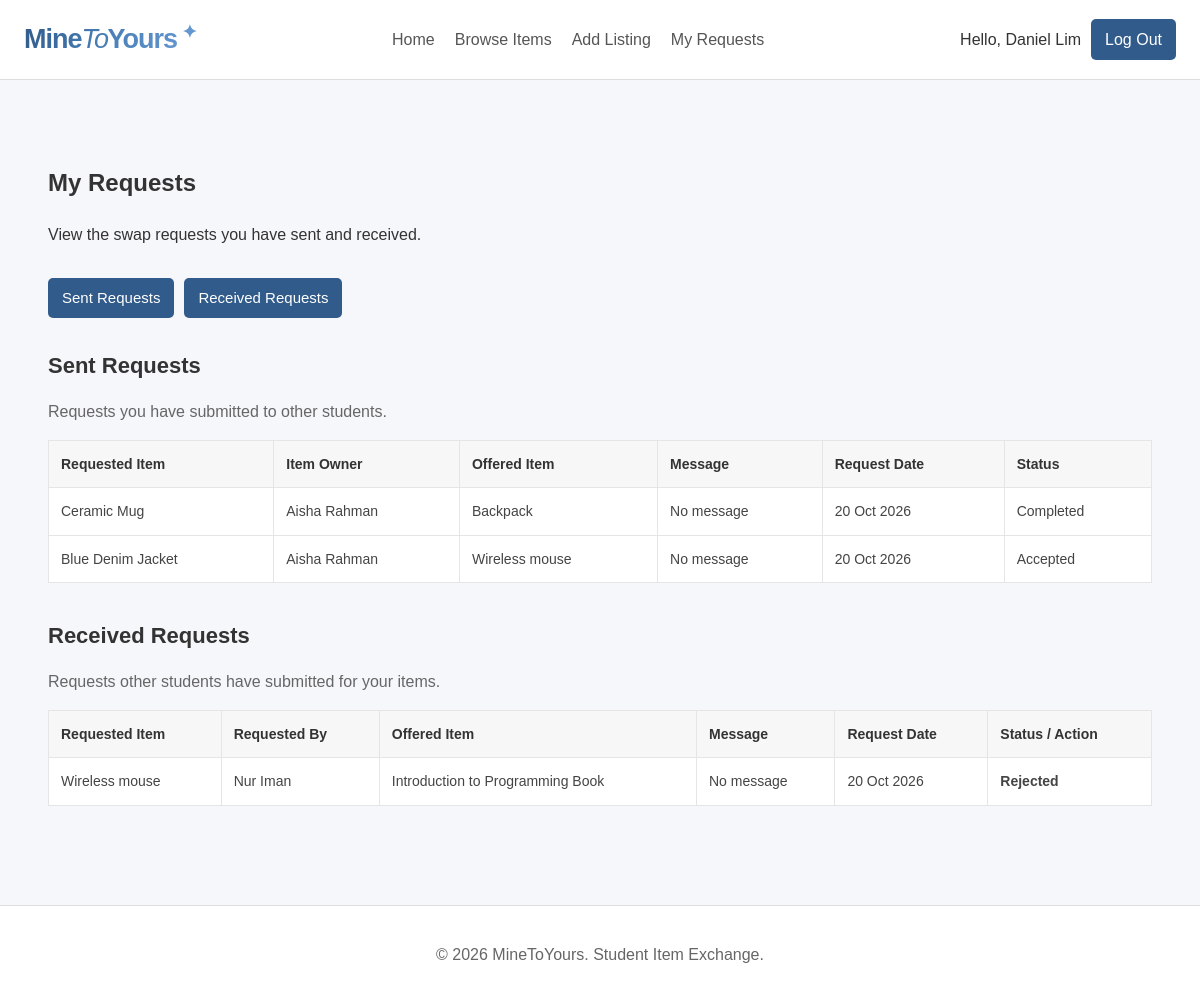
/my_requests.php (signed in), run on the app's committed database.
### tables this page shows
CREATE TABLE `swap_requests` (
  `request_id` int(11) NOT NULL,
  `requester_id` int(11) NOT NULL,
  `requested_listing_id` int(11) NOT NULL,
  `offered_listing_id` int(11) DEFAULT NULL,
  `message` text DEFAULT NULL,
  `status` varchar(20) NOT NULL DEFAULT 'pending',
  `request_date` datetime NOT NULL DEFAULT current_timestamp(),
  `completed_at` datetime DEFAULT NULL
);

CREATE TABLE `listings` (
  `listing_id` int(11) NOT NULL,
  `user_id` int(11) NOT NULL,
  `category_id` int(11) NOT NULL,
  `title` varchar(100) NOT NULL,
  `item_condition` varchar(30) NOT NULL,
  `description` text NOT NULL,
  `image_path` varchar(255) DEFAULT NULL,
  `created_at` datetime NOT NULL DEFAULT current_timestamp(),
  `listing_status` enum('Available','Reserved','Swapped') NOT NULL DEFAULT 'Available'
);

CREATE TABLE `users` (
  `user_id` int(11) NOT NULL,
  `full_name` varchar(100) NOT NULL,
  `student_id` varchar(30) NOT NULL,
  `email` varchar(100) NOT NULL,
  `password` varchar(255) NOT NULL,
  `role` varchar(20) NOT NULL DEFAULT 'user'
);

### my_requests.php (the view, shortened to what this page needs)
<?php
require_once "includes/db.php";
$userId = (int) $_SESSION["user_id"];
$sentSql = "
    SELECT
        sr.request_id,
        sr.message,
        sr.status,
        sr.request_date,
        requested_listing.title AS requested_title,
        offered_listing.title AS offered_title,
        owner.full_name AS owner_name
    FROM swap_requests AS sr
    INNER JOIN listings AS requested_listing
        ON sr.requested_listing_id = requested_listing.listing_id
    INNER JOIN users AS owner
        ON requested_listing.user_id = owner.user_id
    LEFT JOIN listings AS offered_listing
        ON sr.offered_listing_id = offered_listing.listing_id
    WHERE sr.requester_id = ?
    ORDER BY sr.request_date DESC
";
$sentStmt = $conn->prepare($sentSql);
$sentStmt->bind_param("i", $userId);
$sentStmt->execute();
$sentResult = $sentStmt->get_result();
$receivedSql = "
    SELECT
        sr.request_id,
        sr.requester_id,
        sr.message,
        sr.status,
        sr.request_date,
        sr.offered_listing_id,
        requested_listing.title AS requested_title,
        offered_listing.title AS offered_title,
        requester.full_name AS requester_name
    FROM swap_requests AS sr
    INNER JOIN listings AS requested_listing
        ON sr.requested_listing_id = requested_listing.listing_id
    INNER JOIN users AS requester
        ON sr.requester_id = requester.user_id
    LEFT JOIN listings AS offered_listing
        ON sr.offered_listing_id = offered_listing.listing_id
    WHERE requested_listing.user_id = ?
    ORDER BY sr.request_date DESC
";
$receivedStmt = $conn->prepare($receivedSql);
$receivedStmt->bind_param("i", $userId);
$receivedStmt->execute();
$receivedResult = $receivedStmt->get_result();
include "includes/header.php";
?>
<section class="page-container">
    <h1>My Requests</h1>
    <p>View the swap requests you have sent and received.</p>
    <div class="request-navigation">
        <a href="#sent-requests" class="form-button">
            Sent Requests
        </a>
        <a href="#received-requests" class="form-button">
            Received Requests
        </a>
    </div>
    <section id="sent-requests" class="requests-section">
        <h2>Sent Requests</h2>
        <p>Requests you have submitted to other students.</p>
        <?php if ($sentResult->num_rows > 0): ?>
            <div class="table-container">
                <table>
                    <thead>
                        <tr>
                            <th>Requested Item</th>
                            <th>Item Owner</th>
                            <th>Offered Item</th>
                            <th>Message</th>
                            <th>Request Date</th>
                            <th>Status</th>
                        </tr>
                    </thead>
                    <tbody>
                        <?php while ($request = $sentResult->fetch_assoc()): ?>
                            <tr>
                                <td>
                                    <?= htmlspecialchars($request["requested_title"]) ?>
                                </td>
                                <td>
                                    <?= htmlspecialchars($request["owner_name"]) ?>
                                </td>
                                <td>
                                    <?= htmlspecialchars(
                                        $request["offered_title"] ?? "No item offered"
                                    ) ?>
                                </td>
                                <td>
                                    <?= htmlspecialchars(
                                        $request["message"] ?: "No message"
                                    ) ?>
                                </td>
                                <td>
                                    <?= htmlspecialchars(
                                        date(
                                            "d M Y",
                                            strtotime($request["request_date"])
                                        )
                                    ) ?>
                                </td>
                                <td>
                                    <?= htmlspecialchars($request["status"]) ?>
                                </td>
                            </tr>
                        <?php endwhile; ?>
                    </tbody>
                </table>
            </div>
        <?php else: ?>
            <p>You have not sent any swap requests yet.</p>
        <?php endif; ?>
    </section>
    <section id="received-requests" class="requests-section">
        <h2>Received Requests</h2>
        <p>Requests other students have submitted for your items.</p>
        <?php if ($receivedResult->num_rows > 0): ?>
            <div class="table-container">
                <table>
                    <thead>
                        <tr>
                            <th>Requested Item</th>
                            <th>Requested By</th>
                            <th>Offered Item</th>
                            <th>Message</th>
                            <th>Request Date</th>
                            <th>Status / Action</th>
                        </tr>
                    </thead>
                    <tbody>
                        <?php while ($request = $receivedResult->fetch_assoc()): ?>
                            <tr>
                                <td>
                                    <?= htmlspecialchars($request["requested_title"]) ?>
                                </td>
                                <td>
                                    <?= htmlspecialchars($request["requester_name"]) ?>
                                </td>
                                <td>
                                    <?= htmlspecialchars(
                                        $request["offered_title"] ?? "No item offered"
                                    ) ?>
                                </td>
                                <td>
                                    <?= htmlspecialchars(
                                        $request["message"] ?: "No message"
                                    ) ?>
                                </td>
                                <td>
                                    <?= htmlspecialchars(
                                        date(
                                            "d M Y",
                                            strtotime($request["request_date"])
                                        )
                                    ) ?>
                                </td>
                                <td>
                                    <strong>
                                        <?= htmlspecialchars($request["status"]) ?>
                                    </strong>
                                </td>
                            </tr>
                        <?php endwhile; ?>
                    </tbody>
                </table>
            </div>
        <?php else: ?>
            <p>You have not received any swap requests yet.</p>
        <?php endif; ?>
    </section>
</section>
<?php
include "includes/footer.php";
?>

### assets/css/style.css (style rules this page uses)
html { overflow-y: scroll; }
* { box-sizing: border-box; }
body { margin: 0; font-family: Arial, sans-serif; color: #333333; background-color: #f5f7fa; line-height: 1.6; min-height: 100vh; display: flex; flex-direction: column; }
a { color: inherit; text-decoration: none; }
.page-container { width: 100%; max-width: 1200px; flex: 1; margin: 0 auto; padding: 32px 24px; min-height: 60vh; }
.form-button { display: inline-block; width: auto; margin-top: 10px; padding: 8px 14px; border: none; border-radius: 5px; background-color: #315b8a; color: #ffffff; font-size: 15px; text-align: center; text-decoration: none; cursor: pointer; }
.request-navigation { display: flex; gap: 10px; margin: 20px 0 30px; }
.request-navigation a { text-decoration: none; }
.requests-section { margin-bottom: 35px; scroll-margin-top: 90px; }
.requests-section h2 { margin-bottom: 8px; font-size: 22px; font-weight: 600; }
.requests-section>p { margin-bottom: 15px; color: #666666; }
.table-container { width: 100%; overflow-x: auto; margin-top: 15px; }
.table-container table { width: 100%; min-width: 700px; border-collapse: collapse; background: #ffffff; }
.table-container th, .table-container td { padding: 12px; border: 1px solid #e5e5e5; text-align: left; vertical-align: middle; font-size: 14px; }
.table-container th { background: #f7f7f7; font-weight: 600; }
.table-container td { color: #444444; }

### data on the page
swap_requests: requested_listing.title "Ceramic Mug", users.full_name "Aisha Rahman", offered_listing.title "Backpack", message "No message", request_date "20 Oct 2026", status "Completed"
swap_requests: requested_listing.title "Blue Denim Jacket", users.full_name "Aisha Rahman", offered_listing.title "Wireless mouse", message "No message", request_date "20 Oct 2026", status "Accepted"
swap_requests: requested_listing.title "Wireless mouse", requester.full_name "Nur Iman", offered_listing.title "Introduction to Programming Book", message "No message", request_date "20 Oct 2026", status "Rejected"

### other printed values
$_SESSION["full_name"] "Daniel Lim"
